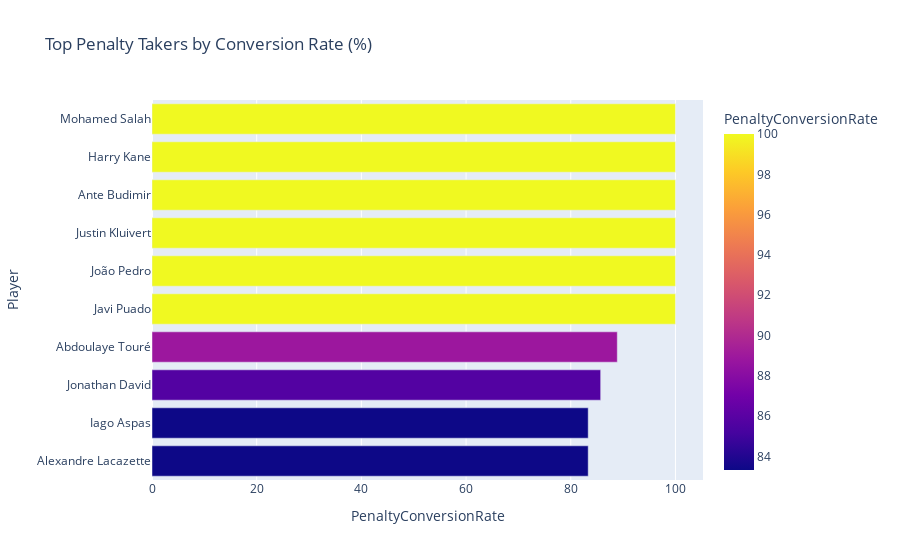

Notebook code for this chart:
### Code cell
# Calculate penalty conversion rate as a percentage
df['PenaltyConversionRate'] = (df['PenaltiesScored'] / df['PenaltiesAttempted']) * 100

# Top 10 Penalty Takers by Conversion Rate (%)
penalty = df[df['PenaltiesAttempted'] >= 5].sort_values(by='PenaltyConversionRate', ascending=False).head(10)

# Plot horizontal bar chart showing top penalty takers by conversion rate
fig = px.bar(
    penalty,
    x='PenaltyConversionRate',
    y='Player',
    orientation='h',
    title='Top Penalty Takers by Conversion Rate (%)',
    color='PenaltyConversionRate',
    color_continuous_scale='Plasma',
    hover_data=['Squad']
)

#  showing highest conversion rate on top
fig.update_layout(yaxis=dict(autorange='reversed'))

fig.show()

### Figure 1 — Plotly figure (JSON) as saved in the notebook; plotly's stock layout.template omitted (floating-point values rounded to 4 significant figures)
{"data": [{"alignmentgroup": "True", "customdata": [["Liverpool"], ["Bayern Munich"], ["Osasuna"], ["Bournemouth"], ["Brighton"], ["Espanyol"], ["Le Havre"], ["Lille"], ["Celta Vigo"], ["Lyon"]], "hovertemplate": "PenaltyConversionRate=%{marker.color}<br>Player=%{y}<br>Squad=%{customdata[0]}<extra></extra>", "legendgroup": "", "marker": {"color": [100, 100, 100, 100, 100, 100, 88.89, 85.71, 83.33, 83.33], "coloraxis": "coloraxis", "pattern": {"shape": ""}}, "name": "", "offsetgroup": "", "orientation": "h", "showlegend": false, "textposition": "auto", "type": "bar", "x": [100, 100, 100, 100, 100, 100, 88.89, 85.71, 83.33, 83.33], "xaxis": "x", "y": ["Mohamed Salah", "Harry Kane", "Ante Budimir", "Justin Kluivert", "João Pedro", "Javi Puado", "Abdoulaye Touré", "Jonathan David", "Iago Aspas", "Alexandre Lacazette"], "yaxis": "y"}], "layout": {"barmode": "relative", "coloraxis": {"colorbar": {"title": {"text": "PenaltyConversionRate"}}, "colorscale": [[0, "#0d0887"], [0.1111, "#46039f"], [0.2222, "#7201a8"], [0.3333, "#9c179e"], [0.4444, "#bd3786"], [0.5556, "#d8576b"], [0.6667, "#ed7953"], [0.7778, "#fb9f3a"], [0.8889, "#fdca26"], [1, "#f0f921"]]}, "legend": {"tracegroupgap": 0}, "title": {"text": "Top Penalty Takers by Conversion Rate (%)"}, "xaxis": {"anchor": "y", "domain": [0, 1], "title": {"text": "PenaltyConversionRate"}}, "yaxis": {"anchor": "x", "autorange": "reversed", "domain": [0, 1], "title": {"text": "Player"}}}}
